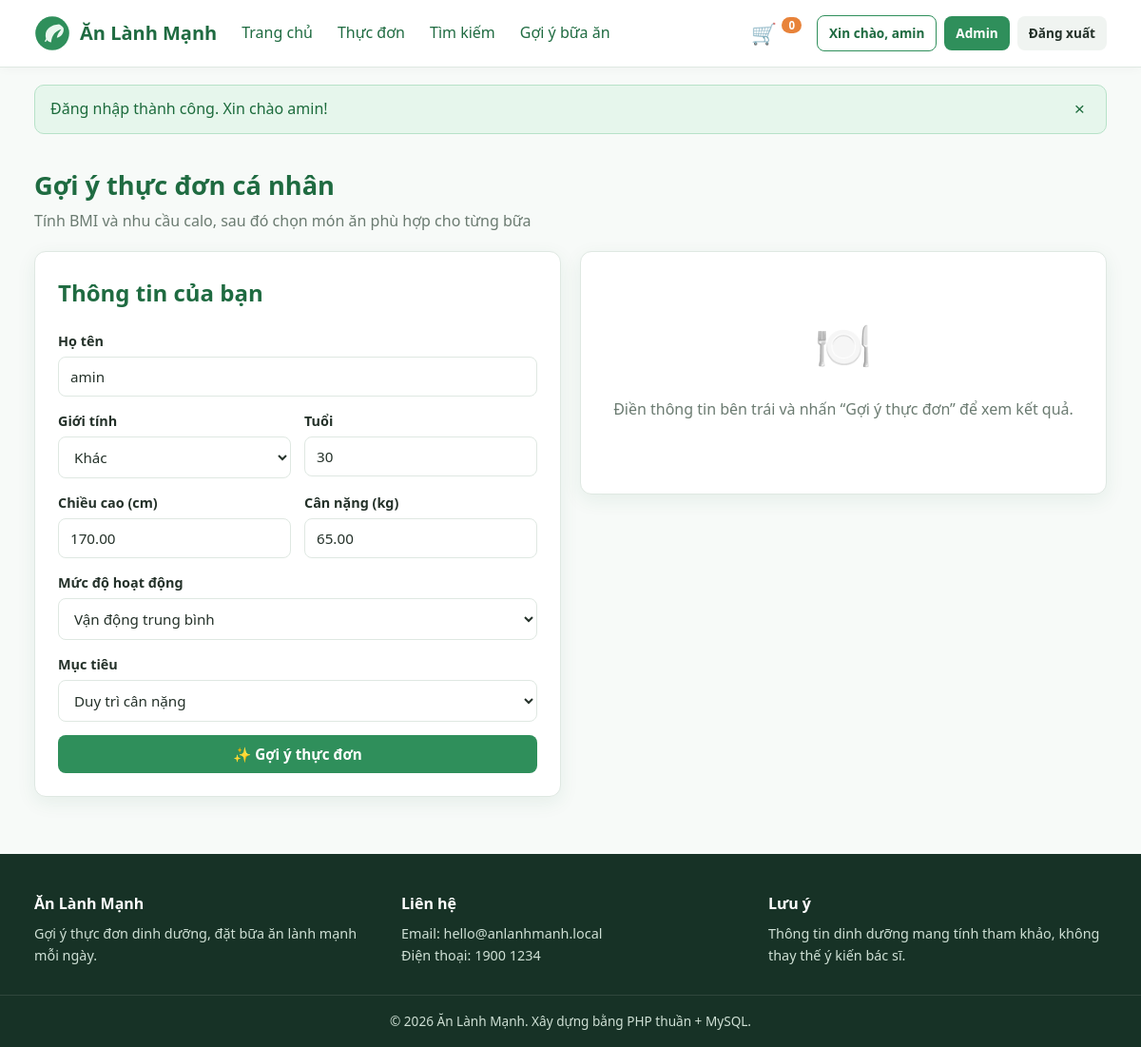
/goiy.php (signed in), run on an earlier commit of the app's database.
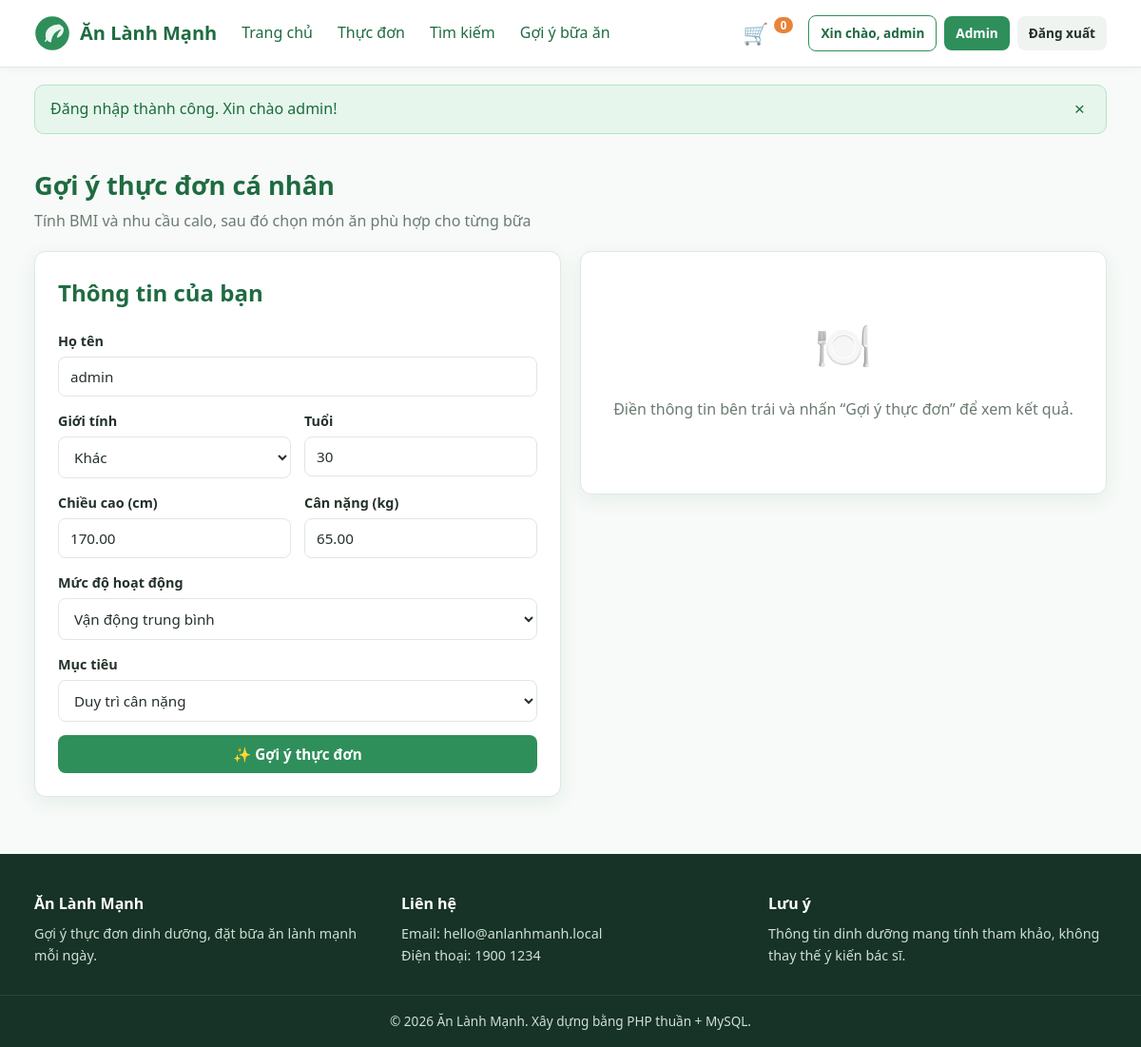
And on a later commit of the database.
### tables this page shows
CREATE TABLE nguoi_dung (
    id INT AUTO_INCREMENT PRIMARY KEY,
    ho_ten VARCHAR(150) NOT NULL,
    email VARCHAR(150) NOT NULL UNIQUE,
    mat_khau VARCHAR(255) NOT NULL,
    gioi_tinh ENUM('nam','nu','khac') NOT NULL DEFAULT 'khac',
    tuoi INT NOT NULL DEFAULT 25,
    chieu_cao DECIMAL(5,2) NOT NULL DEFAULT 165.00,
    can_nang DECIMAL(5,2) NOT NULL DEFAULT 60.00,
    muc_do_hoat_dong ENUM('thap','trung_binh','cao') NOT NULL DEFAULT 'trung_binh',
    muc_tieu ENUM('giam_can','tang_can','duy_tri') NOT NULL DEFAULT 'duy_tri',
    dien_thoai VARCHAR(20) DEFAULT NULL,
    dia_chi TEXT,
    vai_tro ENUM('user','admin') NOT NULL DEFAULT 'user',
    trang_thai TINYINT(1) NOT NULL DEFAULT 1,
    created_at TIMESTAMP DEFAULT CURRENT_TIMESTAMP
);

### includes/auth.php (called while the page is built, shortened)
<?php
function is_logged_in(): bool
{
    return isset($_SESSION['user_id']);
}
function is_admin(): bool
{
    return is_logged_in() && ($_SESSION['vai_tro'] ?? '') === 'admin';
}
function current_user(): ?array
{
    global $pdo;
    static $cached = null;
    if ($cached === null) {
        $stmt = $pdo->prepare('SELECT * FROM nguoi_dung WHERE id = ?');
        $stmt->execute([$_SESSION['user_id']]);
        $cached = $stmt->fetch() ?: null;
    }
    return $cached;
}

### goiy.php (the view, shortened to what this page needs)
<?php
$user = current_user();
$result = null;
include __DIR__ . '/includes/header.php';
?>
<section>
    <div class="section-head">
        <div>
            <h1>Gợi ý thực đơn cá nhân</h1>
            <p>Tính BMI và nhu cầu calo, sau đó chọn món ăn phù hợp cho từng bữa</p>
        </div>
    </div>
    <div class="grid grid-2">
        <div class="panel">
            <h2 style="margin-top:0;color:var(--green-dark)">Thông tin của bạn</h2>
            <form method="post" action="goiy.php">
                <div class="form-group">
                    <label for="ho_ten">Họ tên</label>
                    <input type="text" id="ho_ten" name="ho_ten" value="<?= e($user['ho_ten'] ?? '') ?>" placeholder="Tên của bạn">
                </div>
                <div class="form-row">
                    <div class="form-group">
                        <label for="gioi_tinh">Giới tính</label>
                        <select name="gioi_tinh" id="gioi_tinh">
                            <option value="khac" <?= ($user['gioi_tinh'] ?? 'khac') === 'khac' ? 'selected' : '' ?>>Khác</option>
                        </select>
                    </div>
                    <div class="form-group">
                        <label for="tuoi">Tuổi</label>
                        <input type="number" id="tuoi" name="tuoi" value="<?= e($user['tuoi'] ?? 25) ?>" min="10" max="100">
                    </div>
                </div>
                <div class="form-row">
                    <div class="form-group">
                        <label for="chieu_cao">Chiều cao (cm)</label>
                        <input type="number" step="0.1" id="chieu_cao" name="chieu_cao" value="<?= e($user['chieu_cao'] ?? 165) ?>">
                    </div>
                    <div class="form-group">
                        <label for="can_nang">Cân nặng (kg)</label>
                        <input type="number" step="0.1" id="can_nang" name="can_nang" value="<?= e($user['can_nang'] ?? 60) ?>">
                    </div>
                </div>
                <div class="form-group">
                    <label for="muc_do_hoat_dong">Mức độ hoạt động</label>
                    <select name="muc_do_hoat_dong" id="muc_do_hoat_dong">
                        <option value="trung_binh" <?= ($user['muc_do_hoat_dong'] ?? 'trung_binh') === 'trung_binh' ? 'selected' : '' ?>>Vận động trung bình</option>
                    </select>
                </div>
                <div class="form-group">
                    <label for="muc_tieu">Mục tiêu</label>
                    <select name="muc_tieu" id="muc_tieu">
                        <option value="duy_tri" <?= ($user['muc_tieu'] ?? 'duy_tri') === 'duy_tri' ? 'selected' : '' ?>>Duy trì cân nặng</option>
                    </select>
                </div>
                <button type="submit" class="btn btn-primary btn-block">✨ Gợi ý thực đơn</button>
            </form>
        </div>
        <div>
            <?php if (!$result): ?>
                <div class="panel" style="text-align:center;padding:60px 20px;color:var(--muted)">
                    <div style="font-size:3rem">🍽️</div>
                    <p>Điền thông tin bên trái và nhấn “Gợi ý thực đơn” để xem kết quả.</p>
                </div>
            <?php endif; ?>
        </div>
    </div>
</section>
<?php include __DIR__ . '/includes/footer.php'; ?>

### includes/header.php (shortened to what this page needs)
<?php
require_once __DIR__ . '/auth.php';
require_once __DIR__ . '/functions.php';
?>
<!DOCTYPE html>
<html lang="vi">
<head>
    <link rel="stylesheet" href="css/style.css">
</head>
<body>
<header class="site-header">
    <div class="header-inner">
        <a class="brand" href="<?= is_logged_in() ? 'index.php' : 'dangnhap.php' ?>">
            <img src="images/logo.svg" alt="Logo">
            <span>Ăn Lành Mạnh</span>
        </a>
        <?php if (is_logged_in()): ?>
        <nav class="main-nav" aria-label="Menu chính">
            <a href="index.php">Trang chủ</a>
            <a href="danhmuc.php">Thực đơn</a>
            <a href="timkiem.php">Tìm kiếm</a>
            <a href="goiy.php">Gợi ý bữa ăn</a>
        </nav>
        <?php endif; ?>
        <div class="header-actions">
            <?php if (is_logged_in()): ?>
            <a class="cart-link" href="giohang.php" aria-label="Giỏ hàng">
                🛒 <span class="cart-count"><?= cart_count() ?></span>
            </a>
            <a href="taikhoan.php" class="btn btn-sm btn-outline">Xin chào, <?= e($_SESSION['ho_ten'] ?? 'bạn') ?></a>
            <?php if (is_admin()): ?>
                <a href="admin/index.php" class="btn btn-sm btn-primary">Admin</a>
            <?php endif; ?>
            <a href="logout.php" class="btn btn-sm btn-ghost">Đăng xuất</a>
            <?php endif; ?>
        </div>
    </div>
</header>
<main class="container">
    <?= flash_html() ?>

### includes/functions.php (shortened to what this page needs)
<?php
function e($value): string
{
    return htmlspecialchars((string)$value, ENT_QUOTES, 'UTF-8');
}
function flash_html(): string
{
    $f = $_SESSION['flash'];
    return '<div class="alert alert-' . e($f['type']) . '" role="alert">'
        . e($f['message'])
        . '<button type="button" class="alert-close" aria-label="Đóng">&times;</button>'
        . '</div>';
}
function cart_count(): int
{
    if (empty($_SESSION['cart'])) {
        return 0;
    }
    $total = 0;
    return $total;
}

### includes/footer.php (shortened to what this page needs)
</main>
<footer class="site-footer">
    <div class="container footer-inner">
        <div>
            <strong>Ăn Lành Mạnh</strong>
            <p>Gợi ý thực đơn dinh dưỡng, đặt bữa ăn lành mạnh mỗi ngày.</p>
        </div>
        <div>
            <strong>Liên hệ</strong>
            <p>Email: hello@anlanhmanh.local<br>Điện thoại: 1900 1234</p>
        </div>
        <div>
            <strong>Lưu ý</strong>
            <p>Thông tin dinh dưỡng mang tính tham khảo, không thay thế ý kiến bác sĩ.</p>
        </div>
    </div>
    <div class="footer-bottom">© <?= date('Y') ?> Ăn Lành Mạnh. Xây dựng bằng PHP thuần + MySQL.</div>
</footer>
</body>
</html>

### css/style.css (style rules this page uses)
:root { --green: #2f8f5b; --green-dark: #1f6b41; --green-light: #e8f5ee; --orange: #e8833a; --text: #243129; --muted: #6b7b71; --bg: #f7faf8; --white: #fff; --border: #dfe8e2; --danger: #d64545; --warning: #d99a1c; --radius: 12px; --shadow: 0 6px 20px rgba(31, 107, 65, .08); }
* { box-sizing: border-box; }
html { scroll-behavior: smooth; }
body { margin: 0; font-family: "Segoe UI", Roboto, Helvetica, Arial, sans-serif; color: var(--text); background: var(--bg); line-height: 1.6; }
a { color: var(--green-dark); text-decoration: none; }
img { max-width: 100%; display: block; }
.container { width: min(1140px, 94%); margin: 0 auto; }
.site-header { background: var(--white); border-bottom: 1px solid var(--border); position: sticky; top: 0; z-index: 50; box-shadow: 0 2px 10px rgba(0,0,0,.03); }
.header-inner { width: min(1140px, 94%); margin: 0 auto; min-height: 70px; display: flex; align-items: center; gap: 22px; flex-wrap: wrap; }
.brand { display: flex; align-items: center; gap: 10px; font-weight: 700; font-size: 1.25rem; color: var(--green-dark); }
.brand img { width: 38px; height: 38px; }
.main-nav { display: flex; gap: 18px; flex: 1; }
.main-nav a { font-weight: 500; padding: 8px 4px; }
.header-actions { display: flex; align-items: center; gap: 8px; flex-wrap: wrap; }
.cart-link { font-size: 1.35rem; position: relative; padding: 4px 8px; }
.cart-count { background: var(--orange); color: #fff; font-size: .72rem; font-weight: 700; border-radius: 999px; padding: 1px 7px; vertical-align: top; }
.btn { display: inline-block; border: 0; border-radius: 8px; cursor: pointer; padding: 10px 18px; font-size: .95rem; font-weight: 600; text-align: center; transition: .18s ease; font-family: inherit; }
.btn-sm { padding: 7px 12px; font-size: .85rem; }
.btn-primary { background: var(--green); color: #fff; }
.btn-outline { background: transparent; color: var(--green-dark); border: 1px solid var(--green); }
.btn-ghost { background: #f0f4f1; color: var(--text); }
.btn-block { width: 100%; }
.alert { display: flex; align-items: center; justify-content: space-between; gap: 12px; padding: 12px 16px; border-radius: 10px; margin: 18px 0; font-weight: 500; }
.alert-success { background: #e6f6ec; color: #1c6b3c; border: 1px solid #b7e2c8; }
.alert-close { background: none; border: 0; font-size: 1.2rem; cursor: pointer; color: inherit; }
section { margin: 32px 0; }
.section-head { display: flex; align-items: end; justify-content: space-between; gap: 12px; margin-bottom: 18px; }
.section-head h1, .section-head h2 { margin: 0; font-size: 1.7rem; color: var(--green-dark); }
.section-head p { margin: 4px 0 0; color: var(--muted); }
.grid { display: grid; gap: 20px; }
.grid-2 { grid-template-columns: repeat(2, minmax(0, 1fr)); }
.panel { background: #fff; border: 1px solid var(--border); border-radius: var(--radius); padding: 24px; box-shadow: var(--shadow); }
.form-group { margin-bottom: 14px; }
.form-group label { display: block; font-weight: 600; margin-bottom: 5px; font-size: .9rem; }
input, select, textarea { width: 100%; padding: 10px 12px; border: 1px solid var(--border); border-radius: 8px; font-family: inherit; font-size: .95rem; background: #fff; color: var(--text); }
.form-row { display: grid; grid-template-columns: 1fr 1fr; gap: 14px; }
.site-footer { background: #173226; color: #cfe0d5; margin-top: 60px; padding: 40px 0 0; }
.footer-inner { display: grid; grid-template-columns: repeat(3, 1fr); gap: 30px; }
.footer-inner strong { color: #fff; }
.footer-inner p { margin: 6px 0 0; font-size: .9rem; }
.footer-bottom { text-align: center; border-top: 1px solid rgba(255,255,255,.1); margin-top: 30px; padding: 16px; font-size: .85rem; }

What changed in the data, as far as the page shows it:
changed nguoi_dung "Khác": ho_ten "amin" → "admin"
Also different on the page:
$_SESSION['ho_ten']: "amin" → "admin"
$f['message']: "Đăng nhập thành công. Xin chào amin!" → "Đăng nhập thành công. Xin chào admin!"
